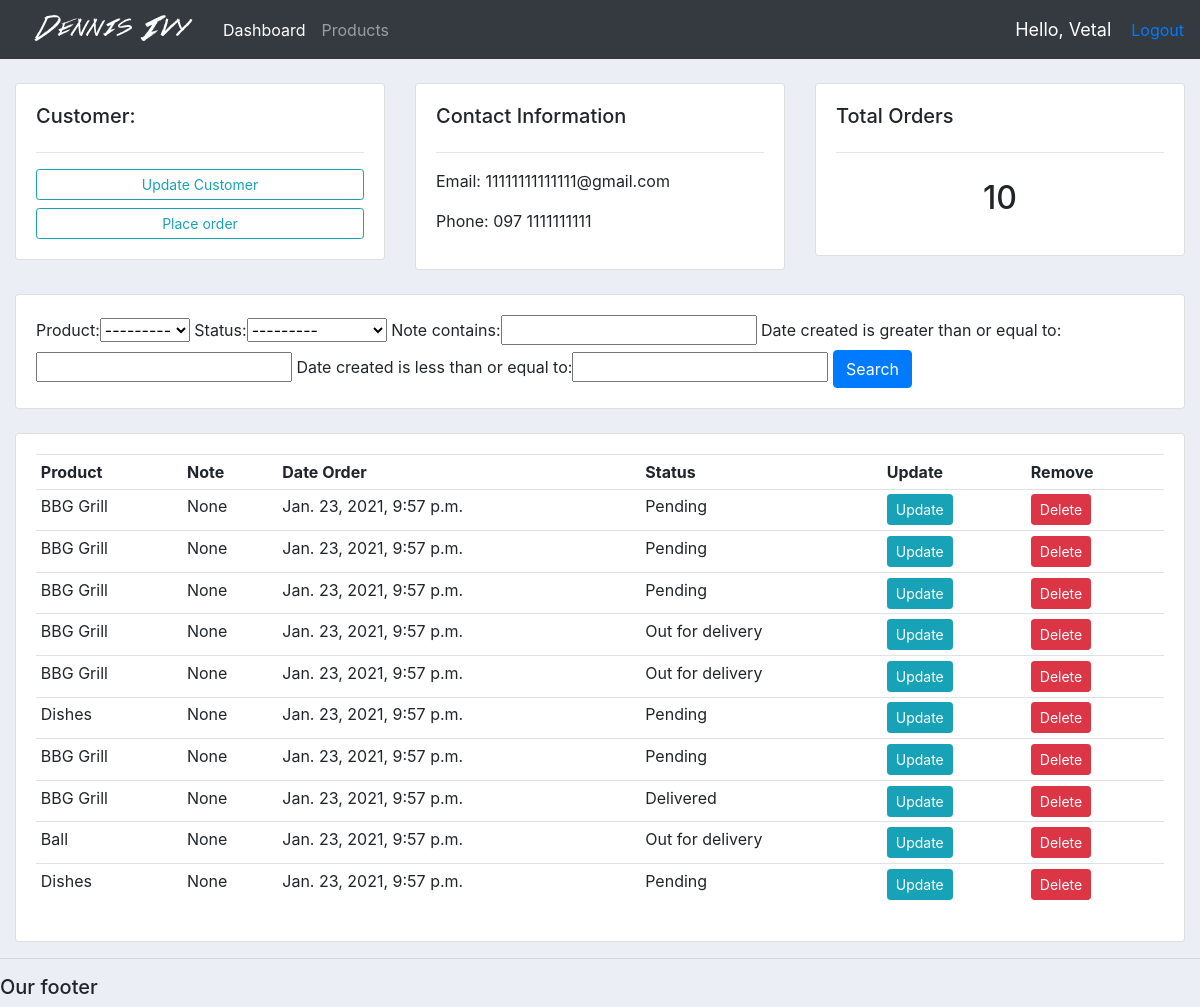
The page /customer/11/ (signed in) on the database its author committed.
### accounts/models.py (models this page shows, shortened)
class Customer(models.Model):
    user = models.OneToOneField(User, null=True, on_delete=models.CASCADE)
    profile_pic = models.ImageField(default='profile_image.jpg', null=True, blank=True)
    name = models.CharField(max_length=200, null=True)
    phone = models.CharField(max_length=200, null=True)
    email = models.CharField(max_length=200, null=True)
    date_created = models.DateTimeField(auto_now_add=True, null=True)

class Order (models.Model):
    STATUS = (
        ('Pending', 'Pending'),
        ('Out for delivery', 'Out for delivery'),
        ('Delivered', 'Delivered')
    )
    customer = models.ForeignKey(Customer, null=True, on_delete=models.SET_NULL)
    product = models.ForeignKey(Product, null=True, on_delete=models.SET_NULL)
    date_created = models.DateTimeField(auto_now_add=True, null=True)
    status = models.CharField(max_length=200, null=True, choices=STATUS)
    note = models.CharField(max_length=1000, null=True)

class Product(models.Model):
    CATEGORY = (
        ('Indoor', 'Indoor'),
        ('Out Door', 'Out Door')
    )
    name = models.CharField(max_length=200, null=True)
    price = models.FloatField(null=True)
    category = models.CharField(max_length=200, null=True, choices=CATEGORY)
    description = models.CharField(max_length=800, null=True, blank=True)
    date_created = models.DateTimeField(auto_now_add=True, null=True)
    tag = models.ManyToManyField(Tag)
    def __str__(self):
        return self.name

### accounts/deccorators.py (the view)
        def wrapper_func(request, *args, **kwargs):
            group = None
            if request.user.groups.exists():
                group = request.user.groups.all()[0].name
            if group in allowed_roles:
                return view_func(request, *args, **kwargs)
            else:
                return HttpResponse('You are not authorized to view this page')

### accounts/deccorators.py (called while the page is built)
def allowed_users(allowed_roles=[]):
    def decorator(view_func):
        def wrapper_func(request, *args, **kwargs):
            group = None
            if request.user.groups.exists():
                group = request.user.groups.all()[0].name
            if group in allowed_roles:
                return view_func(request, *args, **kwargs)
            else:
                return HttpResponse('You are not authorized to view this page')
        return wrapper_func
    return decorator

### accounts/views.py (called while the page is built)
@login_required(login_url='login')
@allowed_users(allowed_roles=['admin'])
def customer(request, id_customer):
    customer = Customer.objects.get(id=id_customer)
    orders = customer.order_set.all()
    orders_count = orders.count()
    my_filter = OrderFilter(request.GET, queryset=orders)
    orders = my_filter.qs
    context = {'customer': customer,
               'orders': orders,
               'orders_count': orders_count,
               'my_filter': my_filter,
               }
    return render(request, 'accounts/customer.html', context)

### accounts/templates/accounts/customer.html
{% extends 'accounts/main.html' %}
{% block content %}
	<br>
<div class="row">
	<div class="col-md">
		<div class="card card-body">
			<h5>Customer:</h5>
			<hr>
			<a class="btn btn-outline-info  btn-sm btn-block" href="">Update Customer</a>
			<a class="btn btn-outline-info  btn-sm btn-block" href="{% url 'create_order' customer.id %}">Place order</a>
		</div>
	</div>
	<div class="col-md">
		<div class="card card-body">
			<h5>Contact Information</h5>
			<hr>
			<p>Email: {{ customer.email }}</p>
			<p>Phone: {{ customer.phone }} </p>
		</div>
	</div>
	<div class="col-md">
		<div class="card card-body">
			<h5>Total Orders</h5>
			<hr>
			<h2 style="text-align: center;padding: 10px">{{orders_count}}</h2>
		</div>
	</div>
</div>
<br>
<div class="row">
	<div class="col">
		<div class="card card-body">
			<form method="get">
			{{my_filter.form}}
		    <button class="btn btn-primary" type="submit">Search</button>
		  </form>
		</div>
	</div>
</div>
<br>
<div class="row">
	<div class="col-md">
		<div class="card card-body">
			<table class="table table-sm">
				<tr>
					<th>Product</th>
					<th>Note</th>
					<th>Date Order</th>
					<th>Status</th>
					<th>Update</th>
					<th>Remove</th>
				</tr>
						{% for order in orders %}
						<tr>
							<td>{{ order.product.name }}</td>
							<td>{{ order.note }}</td>
							<td>{{ order.date_created }}</td>
							<td>{{ order.status }}</td>
							<td><a class = "btn btn-sm btn-info" href="{% url 'update_order' order.id %}"> Update </a></td>
							<td><a class = "btn btn-sm btn-danger" href="{% url 'delete_order' order.id %}"> Delete </a></td>
						</tr>
					{% endfor %}
			</table>
		</div>
	</div>
</div>
{% endblock %}

### accounts/templates/accounts/navbar.html (shortened to what this page needs)
{% load static %}
<nav class="navbar navbar-expand-lg navbar-dark bg-dark">
  <img src="{% static 'images/logo.png' %}">
  <div class="collapse navbar-collapse" id="navbarNav">
    <ul class="navbar-nav">
      {% if request.user.is_staff%}
      <li class="nav-item active">
        <a class="nav-link" href="{% url 'home' %}">Dashboard</a>
      </li>
      <li class="nav-item">
        <a class="nav-link" href="{% url 'products' %}">Products</a>
      </li>
      {% else %}
       <li class="nav-item">
        <a class="nav-link" href="{% url 'account' %}">Settings</a>
       </li>
      {% endif%}
    </ul>
  </div>
   <span class = "hello-msg"> Hello, {{request.user  }}</span>
   <span><a href="{% url 'logout' %}"> Logout</a> </span>
</nav>

### static/css/main.css (style rules this page uses)
body { background-color: #ebeff5; }

### accounts/templates/accounts/navbar.html (style rules this page uses)
.hello-msg { font-size: 18px; color: #fff; margin-right: 20px; }

### rows shown on the page
Customer: email "11111111111111@gmail.com", phone "097 1111111111"
Order: product.name "BBG Grill", note "None", date_created "Jan. 23, 2021, 9:57 p.m.", status "Pending"
Order: product.name "BBG Grill", note "None", date_created "Jan. 23, 2021, 9:57 p.m.", status "Pending"
Order: product.name "BBG Grill", note "None", date_created "Jan. 23, 2021, 9:57 p.m.", status "Pending"
Order: product.name "BBG Grill", note "None", date_created "Jan. 23, 2021, 9:57 p.m.", status "Out for delivery"
Order: product.name "BBG Grill", note "None", date_created "Jan. 23, 2021, 9:57 p.m.", status "Out for delivery"
Order: product.name "Dishes", note "None", date_created "Jan. 23, 2021, 9:57 p.m.", status "Pending"
Order: product.name "BBG Grill", note "None", date_created "Jan. 23, 2021, 9:57 p.m.", status "Pending"
Order: product.name "BBG Grill", note "None", date_created "Jan. 23, 2021, 9:57 p.m.", status "Delivered"
Order: product.name "Ball", note "None", date_created "Jan. 23, 2021, 9:57 p.m.", status "Out for delivery"
Order: product.name "Dishes", note "None", date_created "Jan. 23, 2021, 9:57 p.m.", status "Pending"

### other values the page prints
{{ request.user }} "Vetal"
{{ orders_count }} "10"
